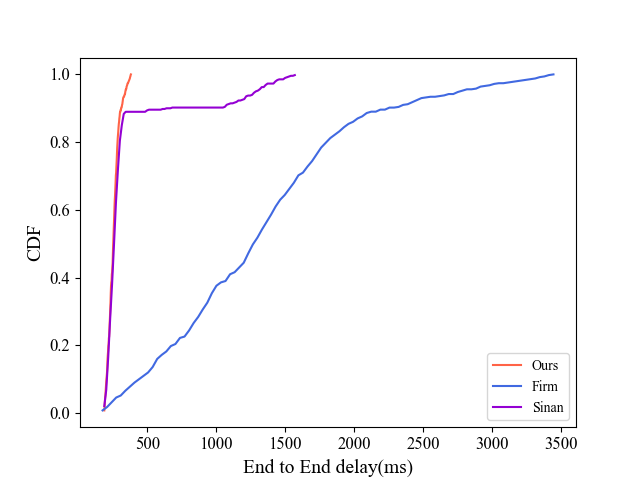

Source code (Python):
import numpy as np
import matplotlib.pyplot as plt
from scipy import stats
import random

# plt.rcParams["figure.figsize"] = (12.8,6)
plt.rc('font', family="Times New Roman")
numb=100
def readx(filename,d):
    f=open(filename)
    s=f.readline()
    x=s.split(',')
    x=[float(i) for i in x]
    # x=[i+random.uniform(-i/5,i/5) for i in x]
    # x1=x[0:100]+x[100:190]+x[200:275]+x[300:360]+x[400:450]
    f.close()
    return x

x=readx("../ours/avg.csv",0)
x=[i+random.uniform(-i/5,i/5) for i in x]
res = stats.relfreq(x, numbins=numb)
x = res.lowerlimit+np.linspace(0, res.binsize*res.frequency.size,res.frequency.size)
y=np.cumsum(res.frequency)

x1=readx("../firm/avg-1.csv",0)
x1=[i+random.uniform(-i/5,i/5) for i in x1]
# x1=list(filter(lambda i:i<2000, x1))
res1 = stats.relfreq(x1, numbins=numb)
x1 = res1.lowerlimit+np.linspace(0, res1.binsize*res1.frequency.size,res1.frequency.size)
y1=np.cumsum(res.frequency)

x3=readx("../sinan/avg.csv",0)
x3=[i+random.uniform(-i/5,i/5) for i in x3]
res3 = stats.relfreq(x3, numbins=numb)
x3 = res.lowerlimit+np.linspace(0, res3.binsize*res3.frequency.size,res3.frequency.size)
y3=np.cumsum(res3.frequency)
# print(x3,y3)
x3=x3[:-1]
y3=y3[:-1]
# plt.plot(x,y,marker="x",color="tomato",label="Ours")
# plt.plot(x1,y1,marker="*",color="royalblue",label="Firm")
# plt.plot(x3,y3,marker="*",color="darkviolet",label="Sinan")

plt.tick_params(labelsize=12)
plt.plot(x,y,color="tomato",label="Ours")
plt.plot(x1,y1,color="royalblue",label="Firm")
plt.plot(x3,y3,color="darkviolet",label="Sinan")
plt.legend()
plt.xlabel('End to End delay(ms)',fontsize=14)
plt.ylabel('CDF',fontsize=14)
plt.show()
# plt.legend(prop={'size':16})
# plt.savefig("./cdf.png")
